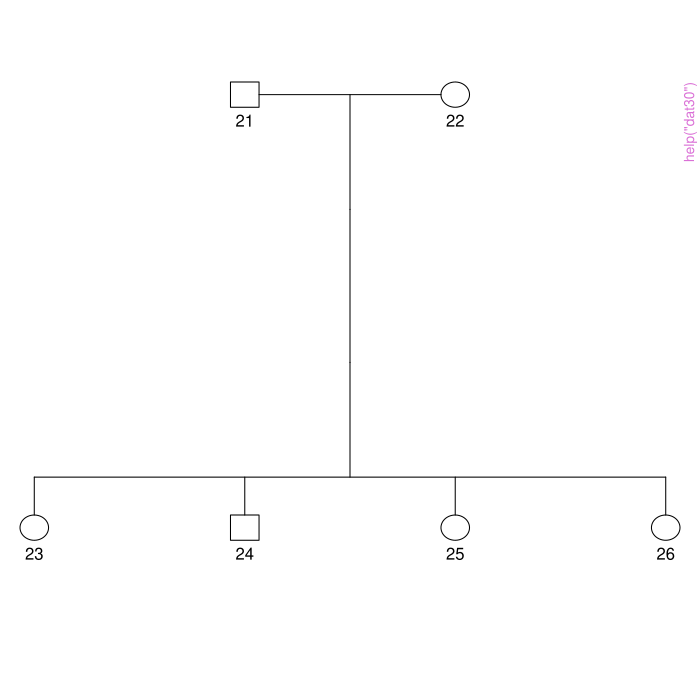

This figure's R source:
pkgname <- "solarius"
source(file.path(R.home("share"), "R", "examples-header.R"))
options(warn = 1)
library('solarius')

base::assign(".oldSearch", base::search(), pos = 'CheckExEnv')
base::assign(".old_wd", base::getwd(), pos = 'CheckExEnv')
cleanEx()
nameEx("availableTransforms")
### * availableTransforms

flush(stderr()); flush(stdout())

### Name: availableTransforms
### Title: Get a list of available transforms.
### Aliases: availableTransforms

### ** Examples

availableTransforms()



cleanEx()
nameEx("dat30")
### * dat30

flush(stderr()); flush(stdout())

### Name: dat30
### Title: dat30 data set adapted from multic R package
### Aliases: dat30 genocovdat30 mapdat30

### ** Examples

data(dat30)

str(dat30)

plotPed(dat30, 2) # plot the pedigree tree for family #2

## Not run: 
##D kin2 <- solarKinship2(dat30)
##D plotKinship2(kin2)
##D plotKinship2(kin2[1:30, 1:30])
##D 
## End(Not run)
str(genocovdat30)

genocovdat30[1:5, 1:5]
str(mapdat30)

head(mapdat30)



cleanEx()
nameEx("dat50")
### * dat50

flush(stderr()); flush(stdout())

### Name: phenodata
### Title: dat50 data set adapted from FFBSKAT R package
### Aliases: genocovdata genodata kin phenodata snpdata

### ** Examples

data(dat50)

str(phenodata)
plotKinship2(2*kin)
str(genodata)

genodata[1:5, 1:5]
str(genocovdata)

genocovdata[1:5, 1:5]

# compare with the genotypes
genodata[1:5, 1:5]
str(snpdata)

head(snpdata)



cleanEx()
nameEx("loadMulticPhen")
### * loadMulticPhen

flush(stderr()); flush(stdout())

### Name: loadMulticPhen
### Title: Load the complete data set from R package multic
### Aliases: loadMulticPhen

### ** Examples

dat <- loadMulticPhen()
dim(dat)

data(dat30)
dim(dat30)



cleanEx()
nameEx("matchIdNames")
### * matchIdNames

flush(stderr()); flush(stdout())

### Name: matchIdNames
### Title: Match ID column names
### Aliases: matchIdNames

### ** Examples

# @ http://helix.nih.gov/Documentation/solar-6.6.2-doc/91.appendix_1_text.html#load
#solar> help file-pedigree                                                       
#
# The pedigree file consists of one record for each individual in the data
# set.  Each record must include the following fields:
#
#    ego ID, father ID, mother ID, sex
#
# In addition, a family ID is required when ego IDs are not unique across
# the entire data set.  If the data set contains genetically identical
# individuals, an MZ-twin ID must be present (as described below).  If an
# analysis of household effects is planned, a household ID can be included
# (also described below).
#
# The default field names are ID, FA, MO, SEX, FAMID, MZTWIN, and HHID.
#

fields <- c("id", "ID", "ids",
  "famid", "FAMID", "famidity",
  "mo", "MO", "mother", "MOTHER", "MOtrait", "motherland",
  "fa", "FA", "father", "FATHER", "fatherland",
  "sex", "SEX", "sexo")

### ID
# pass: id, ID
# filter: ids
grep("^id$|^ID$", fields, value = TRUE)

### FAMID
grep("^famid$|^FAMID$", fields, value = TRUE)

### MO
grep("^mo$|^MO$|^mother$|^MOTHER$", fields, value = TRUE)

### FA
grep("^fa$|^FA$|^father$|^FATHER$", fields, value = TRUE)

### SEX
grep("^sex$|^SEX$", fields, value = TRUE)




cleanEx()
nameEx("matchMapNames")
### * matchMapNames

flush(stderr()); flush(stdout())

### Name: matchMapNames
### Title: Match map column names
### Aliases: matchMapNames

### ** Examples

data(dat50)
 matchMapNames(names(snpdata))



cleanEx()
nameEx("package.file")
### * package.file

flush(stderr()); flush(stdout())

### Name: package.file
### Title: Alternative to system.file
### Aliases: package.file

### ** Examples

mibddir <- package.file("extdata", "solarOutput", "solarMibds", package = "solarius")
mibddir

list.files(mibddir)



cleanEx()
nameEx("plotKinship2")
### * plotKinship2

flush(stderr()); flush(stdout())

### Name: plotKinship2
### Title: Plot the double kinship matrix
### Aliases: histKinship2 imageKinship2 plotKinship2

### ** Examples

# load `kin` kinship matrix from `dat50` data set
data(dat50)
kin2 <- 2* kin # double kinship matrix

plotKinship2(kin2) # equivalent to `imageKinship2(kin2)`

plotKinship2(kin2, "hist") # equivalent to `histKinship2(kin2)`



cleanEx()
nameEx("plotPed")
### * plotPed

flush(stderr()); flush(stdout())

### Name: plotPed
### Title: Plot the pedigree
### Aliases: plotPed

### ** Examples

data(dat30)
plotPed(dat30, 1)



cleanEx()
nameEx("plotQQManh")
### * plotQQManh

flush(stderr()); flush(stdout())

### Name: plotManh
### Title: Plot the association results
### Aliases: plotManh plotQQ

### ** Examples

## Not run: 
##D data(dat50)
##D 
##D assoc <- solarAssoc(trait ~ 1, phenodata,
##D  snpdata = genodata, snpmap = snpdata, kinship = kin)
##D 
##D plotManh(assoc) # equivalent to plot(assoc)
##D 
##D plotQQ(assoc) # equivalent to plot(assoc, "qq")
##D 
## End(Not run)



cleanEx()
nameEx("plotRes")
### * plotRes

flush(stderr()); flush(stdout())

### Name: plotRes
### Title: Plot the residuals of a polygenic model
### Aliases: plotRes plotResQQ

### ** Examples

## Not run: 
##D ### basic (univariate) polygenic model
##D mod <- solarPolygenic(trait1 ~ age + sex, dat30)
##D 
##D plotRes(mod)
##D 
##D plotResQQ(mod)
##D 
## End(Not run)



cleanEx()
nameEx("snp2solar")
### * snp2solar

flush(stderr()); flush(stdout())

### Name: snpdata2solar
### Title: Export snp genotypes, genotype covariates and amp to SOLAR
### Aliases: snpcovdata2solar snpdata2solar snpmap2solar

### ** Examples

# Example of `snp.genocov` file:
# id,nGTypes,snp_s1,snp_s2,...
# 1,50,0,0,...
# 2,50,0,0,...

# Example of `snp.geno-list` file:
# snp_s1
# snp_s2
# ...



cleanEx()
nameEx("solarAssoc")
### * solarAssoc

flush(stderr()); flush(stdout())

### Name: solarAssoc
### Title: Run association analysis.
### Aliases: solarAssoc

### ** Examples

### load data
data(dat50)
dim(phenodata)
dim(kin)
dim(genodata)

## Not run: 
##D ### basic (univariate) association model with a custom kinship
##D mod <- solarAssoc(trait~age+sex, phenodata,
##D   kinship = kin, snpdata = genodata)
##D mod$snpf # table of results for 50 SNPs
## End(Not run)



cleanEx()
nameEx("solarMultipoint")
### * solarMultipoint

flush(stderr()); flush(stdout())

### Name: solarMultipoint
### Title: Run multipoint linkage analysis.
### Aliases: solarMultipoint

### ** Examples

### load phenotype data
data(dat30)

### load marker data
mibddir <- system.file('extdata', 'solarOutput',
  'solarMibdsCsv', package = 'solarius')
list.files(mibddir)

## Not run: 
##D ### basic (univariate) linkage model
##D mod <- solarMultipoint(trait1 ~ 1, dat30,
##D   mibddir = mibddir, chr = 5)
##D mod$lodf # table of results (LOD scores) (the highest 3.56)
##D 
##D ### basic (bivariate) linkage model
##D mod <- solarMultipoint(trait1 + trait2 ~ 1, dat30,
##D   mibddir = mibddir, chr = 5)
##D mod$lodf # table of results (LOD scores) (the highest 2.74)
##D 
##D ### two-pass linkage model
##D mod <- solarMultipoint(trait1 ~ 1, dat30,
##D   mibddir = mibddir, chr = 5,
##D   multipoint.options = "3")
##D mod$lodf # table of results (LOD scores, 1 pass) (the highest 2.74)
##D mod$lodf2 # table of results (LOD scores, 2 pass) (all nearly zero LOD scores)
##D 
## End(Not run)



cleanEx()
nameEx("solarPolygenic")
### * solarPolygenic

flush(stderr()); flush(stdout())

### Name: solarPolygenic
### Title: Run polygenic analysis.
### Aliases: solarPolygenic

### ** Examples

### load data and check out ID names
data(dat30)
matchIdNames(names(dat30))

## Not run: 
##D ### basic (univariate) polygenic model
##D mod <- solarPolygenic(trait1 ~ age + sex, dat30)
##D 
##D ### (univariate) polygenic model with parameters
##D mod <- solarPolygenic(trait1 ~ age + sex, dat30, covtest = TRUE)
##D mod$cf # look at test statistics for covariates
##D 
##D ### basic (bivariate) polygenic model
##D mod <- solarPolygenic(trait1 + trait2 ~ 1, dat30)
##D mod$vcf # look at variance components
##D 
##D ### (bivariate) polygenic model with trait specific covariates
##D mod <- solarPolygenic(trait1 + trait2 ~ age + sex(trait1), dat30)
##D 
##D ### (bivariate) polygenic model with a test of the genetic correlation
##D mod <- solarPolygenic(trait1 + trait2 ~ 1, dat30, polygenic.options = "-testrhog")
##D mod$lf # look at a p-value of the test
##D 
##D ### transforms for (univariate) polygenic model
##D mod <- mod <- solarPolygenic(trait1 ~ 1, dat30, transforms = "log")
##D 
##D ### transforms for (bivariate) polygenic model
##D mod <- solarPolygenic(trait1 + trait2 ~ 1, dat30,
##D    transforms = c(trait1 = "log", trait2 = "inormal"))
##D 
##D ### SOLAR format of introducing covariates
##D mod <- solarPolygenic(traits = "trait1", covlist = "age^1,2,3#sex", data =  dat30)
##D mod$cf # 8 covariate terms will be printed
##D 
## End(Not run)



cleanEx()
nameEx("transformTrait")
### * transformTrait

flush(stderr()); flush(stdout())

### Name: transformTrait
### Title: Transform a trait.
### Aliases: transformTrait

### ** Examples

library(plyr)
library(ggplot2)

data(dat30)
dat <- mutate(dat30,
   inormal_trait1 = transformTrait(trait1, "inormal"))

ggplot(dat, aes(trait1)) + geom_histogram()
ggplot(dat, aes(inormal_trait1)) + geom_histogram()



### * <FOOTER>
###
cleanEx()
options(digits = 7L)
base::cat("Time elapsed: ", proc.time() - base::get("ptime", pos = 'CheckExEnv'),"\n")
grDevices::dev.off()
###
### Local variables: ***
### mode: outline-minor ***
### outline-regexp: "\\(> \\)?### [*]+" ***
### End: ***
quit('no')
